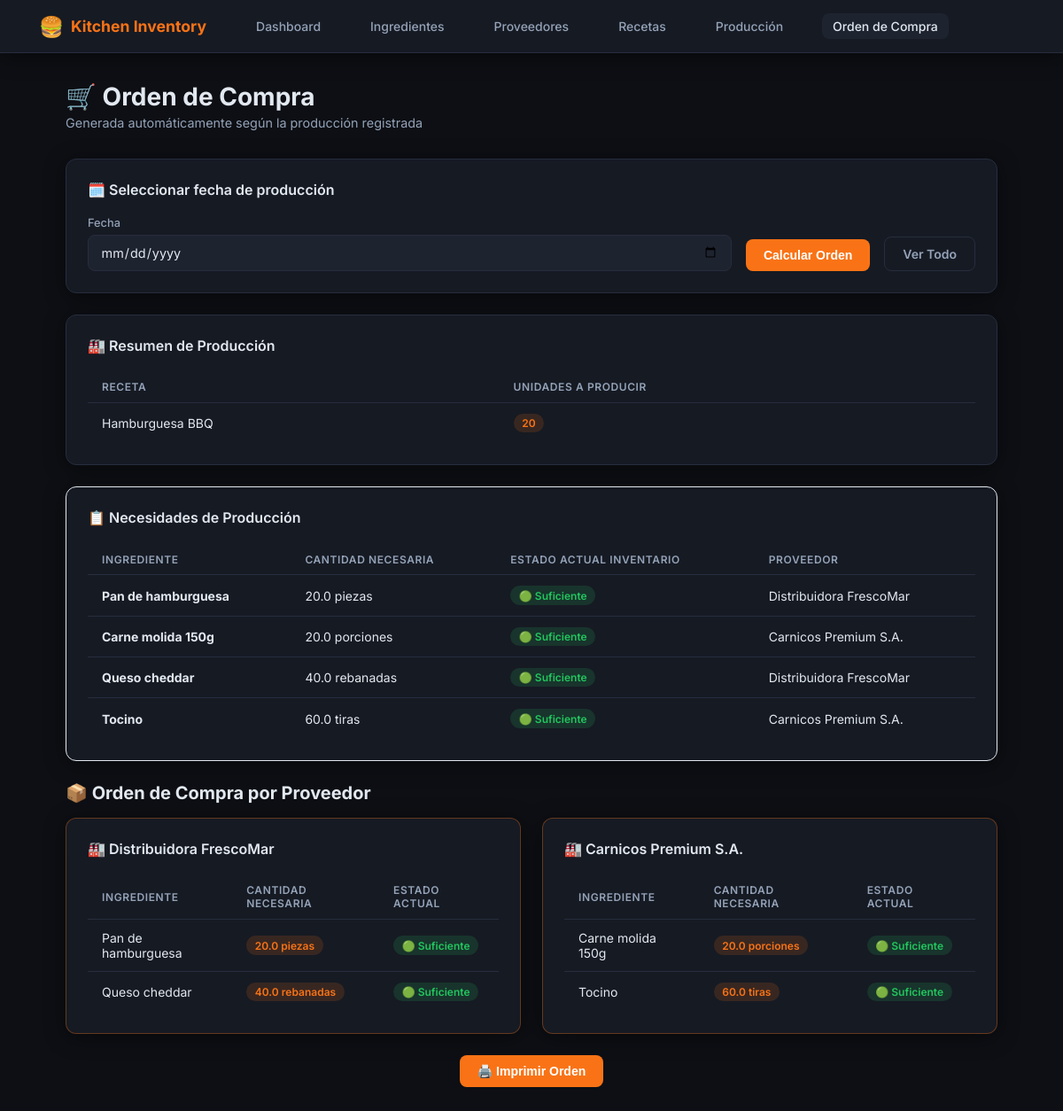
/orden, run on an earlier commit of the app's database.
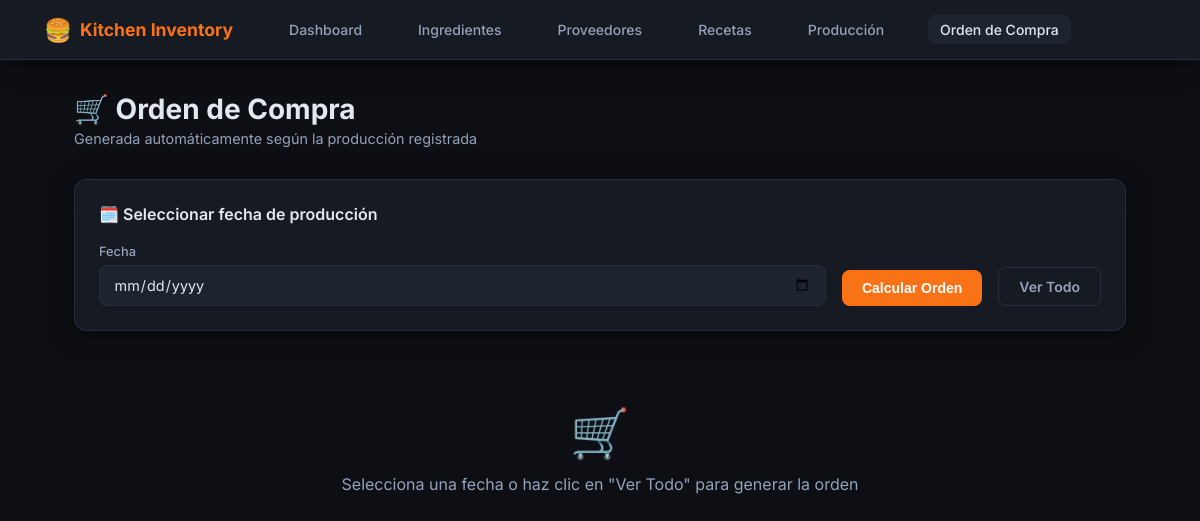
And on a later commit of the database.
### models.py (models this page shows, shortened)
class Receta(db.Model):
    __tablename__ = "recetas"
    id = db.Column(db.Integer, primary_key=True)
    nombre = db.Column(db.String(100), nullable=False, unique=True)
    descripcion = db.Column(db.String(255))
    ingredientes = db.relationship("RecetaIngrediente", backref="receta", lazy=True, cascade="all, delete-orphan")

class Ingrediente(db.Model):
    __tablename__ = "ingredientes"
    id = db.Column(db.Integer, primary_key=True)
    nombre = db.Column(db.String(100), nullable=False, unique=True)
    stock_actual = db.Column(db.Float, nullable=False, default=0)
    stock_minimo = db.Column(db.Float, nullable=False, default=0)
    estado = db.Column(db.String(20), nullable=False, default="SUFICIENTE")
    unidad = db.Column(db.String(20), nullable=False, default="unidad")
    proveedor_id = db.Column(db.Integer, db.ForeignKey("proveedores.id"), nullable=True)

class Proveedor(db.Model):
    __tablename__ = "proveedores"
    id = db.Column(db.Integer, primary_key=True)
    nombre = db.Column(db.String(100), nullable=False, unique=True)
    contacto = db.Column(db.String(100))
    ingredientes = db.relationship("Ingrediente", backref="proveedor", lazy=True)

### app.py (the view)
@app.route("/orden")
def orden():
    fecha_sel = request.args.get("fecha")
    query = Produccion.query
    if fecha_sel:
        query = query.filter_by(fecha=fecha_sel)
    prods = query.all()
    resultado = None
    if prods:
        resultado = calcular_orden(prods)
    elif fecha_sel is None:
        all_prods = Produccion.query.all()
        if all_prods:
            resultado = calcular_orden(all_prods)
    return render_template("orden.html", resultado=resultado, fecha_sel=fecha_sel)

### templates/orden.html (shortened to what the changed rows need)
{% extends "base.html" %}
{% block content %}
<div class="page-header">
  <h1>🛒 Orden de Compra</h1>
  <p>Generada automáticamente según la producción registrada</p>
</div>
<div class="card" style="margin-bottom:1.5rem;">
  <div class="card-title">🗓️ Seleccionar fecha de producción</div>
  <form method="GET" action="/orden" style="display:flex;gap:1rem;align-items:flex-end;flex-wrap:wrap;">
  </form>
</div>
{% if resultado %}
  <div class="card" style="margin-bottom:1.5rem;">
    <div class="card-title">🏭 Resumen de Producción</div>
    {% if resultado.produccion %}
    <table>
      <thead>
        <tr><th>Receta</th><th>Unidades a producir</th></tr>
      </thead>
      <tbody>
        {% for item in resultado.produccion %}
        <tr>
          <td>{{ item.receta }}</td>
          <td><span class="badge badge-orange">{{ item.unidades }}</span></td>
        </tr>
        {% endfor %}
      </tbody>
    </table>
    {% else %}
      <div class="empty-state"><span>📭</span>Sin producción para esta fecha</div>
    {% endif %}
  </div>
  {% if resultado.faltantes %}
  <div class="card" style="margin-bottom:1.5rem;border-color:var(--primary);">
    <div class="card-title" style="color:var(--primary);">📋 Necesidades de Producción</div>
    <table>
      <thead>
        <tr>
          <th>Ingrediente</th>
          <th>Cantidad Necesaria</th>
          <th>Estado Actual Inventario</th>
          <th>Proveedor</th>
        </tr>
      </thead>
      <tbody>
        {% for f in resultado.faltantes %}
        <tr>
          <td><strong>{{ f.ingrediente }}</strong></td>
          <td>{{ f.necesario }} {{ f.unidad }}</td>
          <td>
            {% if f.estado == 'AGOTADO' %}
              <span class="badge badge-red">🔴 Agotado</span>
            {% elif f.estado == 'POR_AGOTARSE' %}
              <span class="badge badge-yellow">🟡 Por Agotarse</span>
            {% else %}
              <span class="badge badge-green">🟢 Suficiente</span>
            {% endif %}
          </td>
          <td>{{ f.proveedor }}</td>
        </tr>
        {% endfor %}
      </tbody>
    </table>
  </div>
  {% else %}
    <div class="alert alert-success" style="margin-bottom:1.5rem;">✅ No hay producción programada para esta fecha.</div>
  {% endif %}
  {% if resultado.orden_por_proveedor %}
  <div style="margin-bottom:1.5rem;">
    <div style="font-size:1.25rem;font-weight:700;margin-bottom:1rem;">📦 Orden de Compra por Proveedor</div>
    <div class="grid-2">
      {% for proveedor, items in resultado.orden_por_proveedor.items() %}
      <div class="card" style="border-color:rgba(249,115,22,.35);">
        <div class="card-title">🏭 {{ proveedor }}</div>
        <table>
          <thead>
            <tr><th>Ingrediente</th><th>Cantidad Necesaria</th><th>Estado Actual</th></tr>
          </thead>
          <tbody>
            {% for item in items %}
            <tr>
              <td>{{ item.ingrediente }}</td>
              <td><span class="badge badge-orange">{{ item.necesario }} {{ item.unidad }}</span></td>
              <td>
                {% if item.estado == 'AGOTADO' %}
                  <span class="badge badge-red">🔴 Agotado</span>
                {% elif item.estado == 'POR_AGOTARSE' %}
                  <span class="badge badge-yellow">🟡 Por Agotarse</span>
                {% else %}
                  <span class="badge badge-green">🟢 Suficiente</span>
                {% endif %}
              </td>
            </tr>
            {% endfor %}
          </tbody>
        </table>
      </div>
      {% endfor %}
    </div>
  </div>
  <div style="text-align:center;margin-top:1rem;">
    <button onclick="window.print()" class="btn btn-primary">🖨️ Imprimir Orden</button>
  </div>
  {% endif %}
{% else %}
  <div class="empty-state"><span>🛒</span>Selecciona una fecha o haz clic en "Ver Todo" para generar la orden</div>
{% endif %}
{% endblock %}

What changed in the data, as far as the page shows it:
no longer on this page (row unchanged): Receta: receta "Hamburguesa BBQ", unidades "20"
no longer on this page (row edited): Ingrediente: ingrediente "Pan de hamburguesa", unidad "piezas", ingrediente "Pan de hamburguesa", necesario "20.0", unidad "piezas", estado "🟢 Suficiente", shown under "Distribuidora FrescoMar"
no longer on this page (row unchanged): Proveedor: proveedor "Distribuidora FrescoMar" "Distribuidora FrescoMar", nombre "Distribuidora FrescoMar"
no longer on this page (row edited): Ingrediente: ingrediente "Carne molida 150g", unidad "porciones", ingrediente "Carne molida 150g", necesario "20.0", unidad "porciones", estado "🟢 Suficiente", shown under "Carnicos Premium S.A."
no longer on this page (row unchanged): Proveedor: proveedor "Carnicos Premium S.A." "Carnicos Premium S.A.", nombre "Carnicos Premium S.A."
no longer on this page (row edited): Ingrediente: ingrediente "Queso cheddar", unidad "rebanadas", ingrediente "Queso cheddar", necesario "40.0", unidad "rebanadas", estado "🟢 Suficiente", shown under "Distribuidora FrescoMar"
no longer on this page (row edited): Ingrediente: ingrediente "Tocino", unidad "tiras", ingrediente "Tocino", necesario "60.0", unidad "tiras", estado "🟢 Suficiente", shown under "Carnicos Premium S.A."
Also different on the page:
text no longer shown: "🏭 Resumen de Producción RECETA UNIDADES A PRODUCIR 📋 Necesidades de Producción INGREDIENTE CANTIDAD NECESARIA ESTADO ACTUAL INVENTARIO PROVEEDOR 📦 Orden de Compra por Proveedor 🖨️ Imprimir Orden"
text now shown: "🛒 Selecciona una fecha o haz clic en \"Ver Todo\" para generar la orden"
list line gone: "20.0 🟢 Suficiente"
list line gone: "40.0 🟢 Suficiente"
list line gone: "60.0 🟢 Suficiente"
